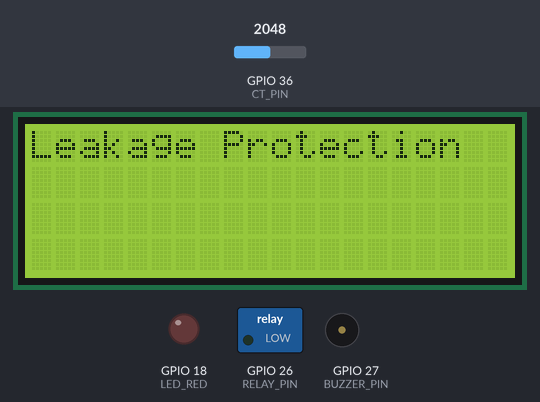
Simulated run of this sketch. Board: ESP32. On the bench: 20×4 character LCD, switched loads named in the sketch (green lamp = pin HIGH), output pins drawn as LEDs (lit = HIGH), buzzer (waves = sounding, pin HIGH). Inputs (shaded band) come from the test bench; at power-on: GPIO 36 (CT_PIN) = 2048. What the sketch prints to the serial monitor is not drawn.

Above: at 0.1 s.
At 2.3 s:
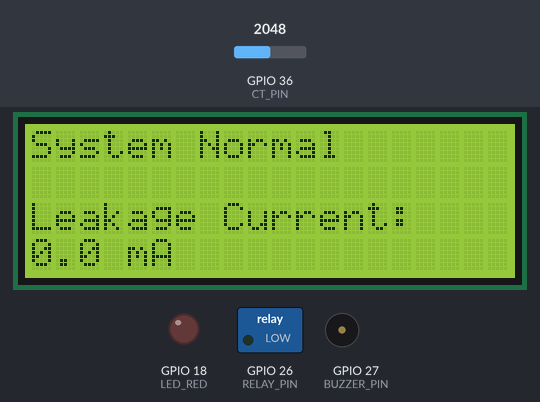

The sketch:

smart_meter_v1.1_leakage.ino
```cpp
#include <Wire.h>
#include <LiquidCrystal_I2C.h>
#include <math.h>

// -------- LCD ----------
LiquidCrystal_I2C lcd(0x27, 20, 4);

// -------- Pins ----------
#define CT_PIN 36
#define RELAY_PIN 26
#define LED_RED 18
#define BUZZER_PIN 27

// -------- ADC ----------
const float V_REF = 3.3;
const int ADC_RESOLUTION = 4095;

// -------- Circuit Parameters ----------
const float BURDEN_RESISTOR = 330.0;
const float OPAMP_GAIN = 41.0;
const float CT_RATIO = 1000.0;

// -------- Calibration ----------
float CALIBRATION_FACTOR = 1.000;
const float NOISE_FILTER_MA = 1.0;

// -------- Leakage Trip ----------
const float LEAKAGE_LIMIT = 20.0;   // 40 mA

void setup()
{
  Serial.begin(115200);

  pinMode(RELAY_PIN, OUTPUT);
  pinMode(LED_RED, OUTPUT);
  pinMode(BUZZER_PIN, OUTPUT);

  digitalWrite(RELAY_PIN, LOW);  // Load connected
  digitalWrite(LED_RED, LOW);
  digitalWrite(BUZZER_PIN, LOW);

  analogSetPinAttenuation(CT_PIN, ADC_11db);

  Wire.begin(21,22);
  lcd.init();
  lcd.backlight();

  lcd.setCursor(0,0);
  lcd.print("Leakage Protection");
  delay(2000);
  lcd.clear();
}

void loop()
{
  unsigned long startTime = millis();
  int sampleCount = 0;

  double voltageSum = 0;
  double sqVoltageSum = 0;

  // Sample waveform for 100ms
  while (millis() - startTime < 100)
  {
    int rawADC = analogRead(CT_PIN);

    double pinVoltage = (rawADC / (double)ADC_RESOLUTION) * V_REF;

    voltageSum += pinVoltage;
    sqVoltageSum += (pinVoltage * pinVoltage);
    sampleCount++;
  }

  double dcBiasVoltage = voltageSum / sampleCount;

  double meanSqVoltage = sqVoltageSum / sampleCount;
  double variance = meanSqVoltage - (dcBiasVoltage * dcBiasVoltage);

  if (variance < 0) variance = 0;

  double acVoltageRMS = sqrt(variance);

  double burdenVoltageRMS = acVoltageRMS / OPAMP_GAIN;
  double secondaryCurrent_A = burdenVoltageRMS / BURDEN_RESISTOR;
  double primaryCurrent_A = secondaryCurrent_A * CT_RATIO;
  double primaryCurrent_mA = primaryCurrent_A * 1000.0;

  primaryCurrent_mA *= CALIBRATION_FACTOR;

  if (primaryCurrent_mA < NOISE_FILTER_MA)
      primaryCurrent_mA = 0.0;

  Serial.print("Leakage Current: ");
  Serial.print(primaryCurrent_mA);
  Serial.println(" mA");

  lcd.clear();

  if(primaryCurrent_mA >= LEAKAGE_LIMIT)
  {
    // TRIP
    digitalWrite(RELAY_PIN, HIGH);   // Disconnect load
    digitalWrite(LED_RED, HIGH);
    digitalWrite(BUZZER_PIN, HIGH);

    lcd.setCursor(0,0);
    lcd.print("LEAKAGE DETECTED");

    lcd.setCursor(0,2);
    lcd.print("Leakage Current:");

    lcd.setCursor(0,3);
    lcd.print(primaryCurrent_mA,1);
    lcd.print(" mA");
  }
  else
  {
    // NORMAL
    digitalWrite(RELAY_PIN, LOW);
    digitalWrite(LED_RED, LOW);
    digitalWrite(BUZZER_PIN, LOW);

    lcd.setCursor(0,0);
    lcd.print("System Normal");

    lcd.setCursor(0,2);
    lcd.print("Leakage Current:");

    lcd.setCursor(0,3);
    lcd.print(primaryCurrent_mA,1);
    lcd.print(" mA");
  }

  delay(500);
}
```
